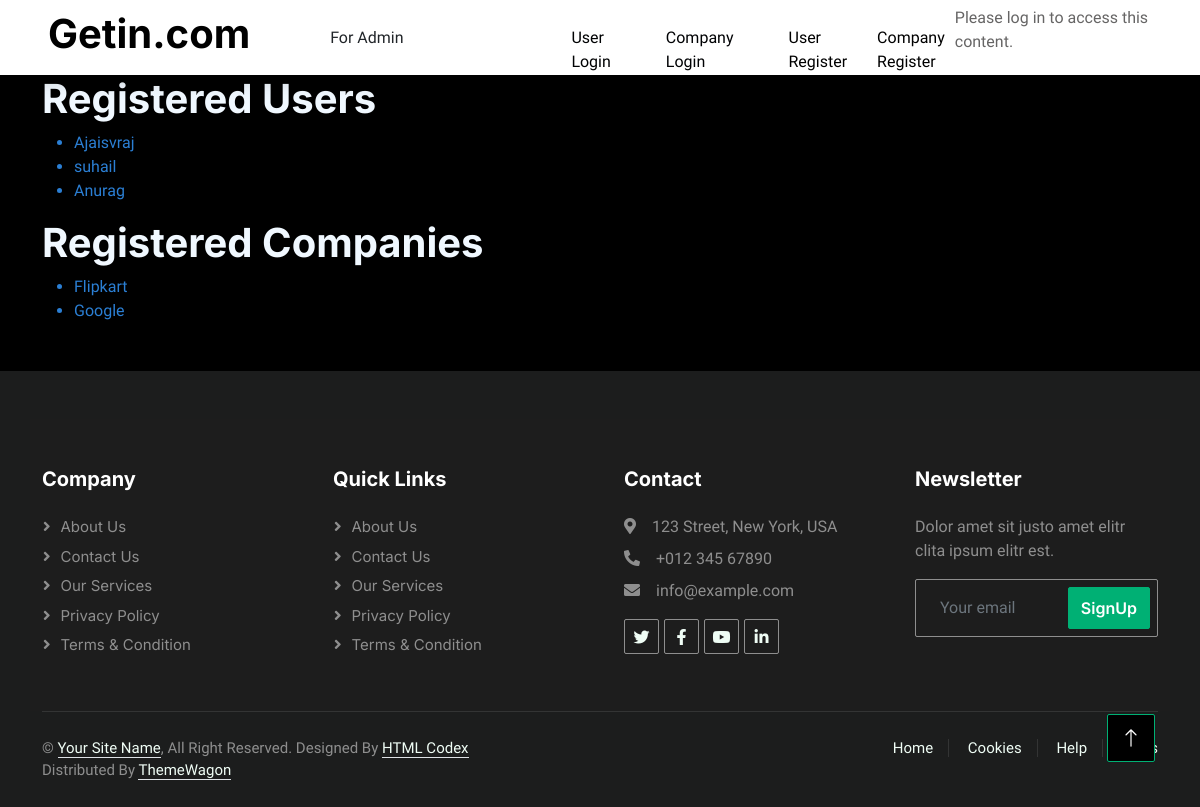
Before: /registered_users with the older database file.
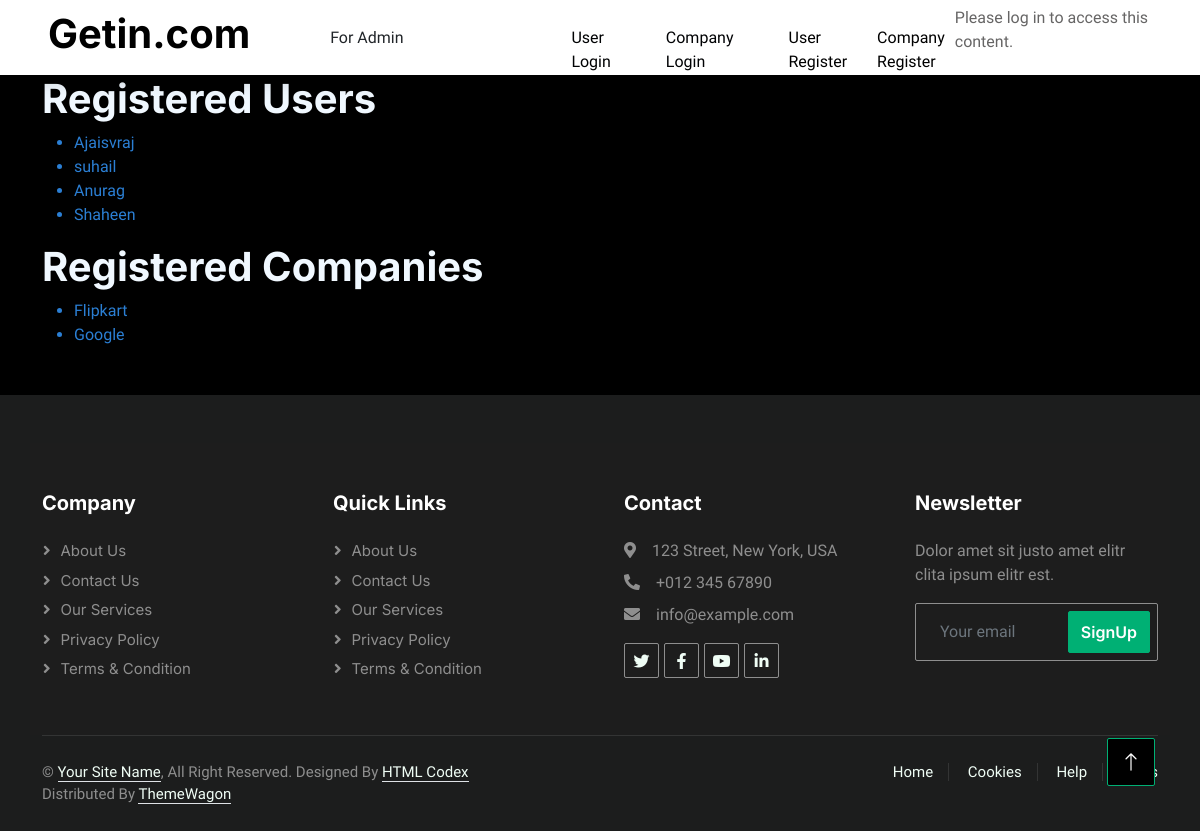
After: the same page with the newer database file.
### user/models.py (models this page shows, shortened)
class UserProfile(models.Model):
    GENDER_CHOICES = (
        ('M', 'Male'),
        ('F', 'Female'),
        ('O', 'Other'),
    )
    user = models.OneToOneField(User,on_delete=models.CASCADE,null=True)
    gender = models.CharField(max_length=1,choices=GENDER_CHOICES,null=True)
    name = models.CharField(max_length=100)
    location = models.CharField(max_length=100)
    cont_email = models.EmailField()
    cont_phone = models.CharField(max_length=20)
    profile_image = models.ImageField(upload_to='profile_images/', null=True, blank=True)

### company/models.py (models this page shows, shortened)
class CompanyProfile(models.Model):
    user = models.OneToOneField(CustomUser,on_delete=models.CASCADE)
    company_name = models.CharField(max_length=100)
    location = models.CharField(max_length=100)
    logo = models.ImageField(upload_to="company_logo/",null=True,blank=True)
    contact_email = models.EmailField()
    contact_phone = models.CharField(max_length=15)

### adminview/views.py (the view)
# urls.py: path('registered_users',registered_users,name='registered_users'),
def registered_users(request):
    users = UserProfile.objects.all()
    companies = CompanyProfile.objects.all()
    context = {
        'users': users,
        'companies': companies
    }
    return render(request, 'admin/registered_users.html', context)

### templates/admin/registered_users.html (shortened to what this page needs)
{% extends 'base.html' %}
{% block content %}
<div class="container">
<h1 style="color: aliceblue;">Registered Users</h1>
<ul>
    {% for user in users %}
        <li style="color: rgb(43, 127, 212);">{{ user.name }}</li>
    {% empty %}
        <li>No registered users.</li>
    {% endfor %}
</ul>
<h1 style="color: aliceblue;">Registered Companies</h1>
<ul>
    {% for company in companies %}
        <li style="color: rgb(43, 127, 212);">{{ company.company_name }}</li>
    {% empty %}
        <li>No registered companies.</li>
    {% endfor %}
</ul>
</div>
{% endblock %}

Changed rows visible on the page:
added UserProfile: name "Shaheen"
